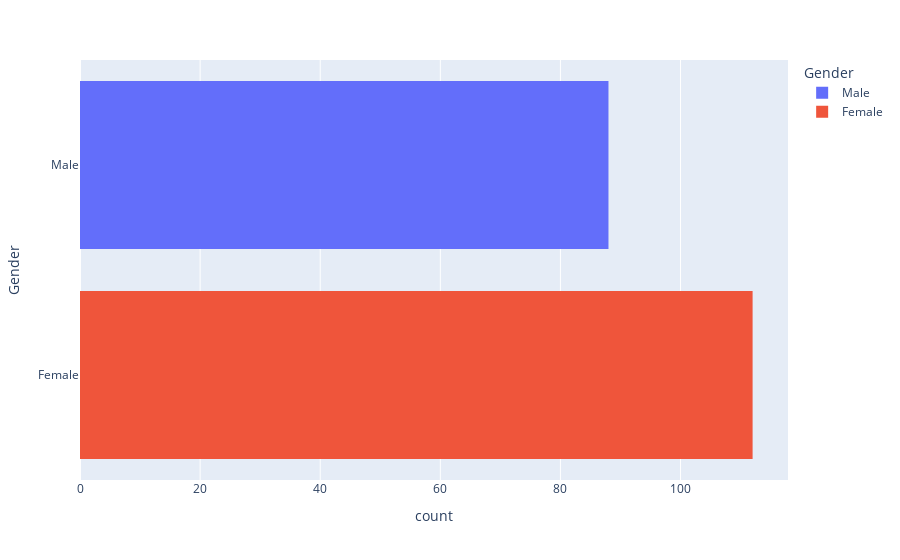

Notebook cell for this chart:
### Markdown cell above
## Exploratory Data Analysis (EDA)

### Code cell
px.histogram(data_frame=data ,y=data['Gender'] , color=data['Gender'])

### Figure 1 — Plotly figure (JSON) as saved in the notebook; plotly's stock layout.template omitted (floating-point values rounded to 4 significant figures)
{"data": [{"alignmentgroup": "True", "bingroup": "y", "hovertemplate": "Gender=%{y}<br>count=%{x}<extra></extra>", "legendgroup": "Male", "marker": {"color": "#636efa", "pattern": {"shape": ""}}, "name": "Male", "offsetgroup": "Male", "orientation": "h", "showlegend": true, "type": "histogram", "xaxis": "x", "y": ["Male", "Male", "Male", "Male", "Male", "Male", "Male", "Male", "Male", "Male", "Male", "Male", "Male", "Male", "Male", "Male", "Male", "Male", "Male", "Male", "Male", "Male", "Male", "Male", "Male", "Male", "Male", "Male", "Male", "Male", "Male", "Male", "Male", "Male", "Male", "Male", "Male", "Male", "Male", "Male", "Male", "Male", "Male", "Male", "Male", "Male", "Male", "Male", "Male", "Male", "Male", "Male", "Male", "Male", "Male", "Male", "Male", "Male", "Male", "Male", "Male", "Male", "Male", "Male", "Male", "Male", "Male", "Male", "Male", "Male", "Male", "Male", "Male", "Male", "Male", "Male", "Male", "Male", "Male", "Male", "Male", "Male", "Male", "Male", "Male", "Male", "Male", "Male"], "yaxis": "y"}, {"alignmentgroup": "True", "bingroup": "y", "hovertemplate": "Gender=%{y}<br>count=%{x}<extra></extra>", "legendgroup": "Female", "marker": {"color": "#EF553B", "pattern": {"shape": ""}}, "name": "Female", "offsetgroup": "Female", "orientation": "h", "showlegend": true, "type": "histogram", "xaxis": "x", "y": ["Female", "Female", "Female", "Female", "Female", "Female", "Female", "Female", "Female", "Female", "Female", "Female", "Female", "Female", "Female", "Female", "Female", "Female", "Female", "Female", "Female", "Female", "Female", "Female", "Female", "Female", "Female", "Female", "Female", "Female", "Female", "Female", "Female", "Female", "Female", "Female", "Female", "Female", "Female", "Female", "Female", "Female", "Female", "Female", "Female", "Female", "Female", "Female", "Female", "Female", "Female", "Female", "Female", "Female", "Female", "Female", "Female", "Female", "Female", "Female", "Female", "Female", "Female", "Female", "Female", "Female", "Female", "Female", "Female", "Female", "Female", "Female", "Female", "Female", "Female", "Female", "Female", "Female", "Female", "Female", "Female", "Female", "Female", "Female", "Female", "Female", "Female", "Female", "Female", "Female", "Female", "Female", "Female", "Female", "Female", "Female", "Female", "Female", "Female", "Female", "Female", "Female", "Female", "Female", "Female", "Female", "Female", "Female", "Female", "Female", "Female", "Female"], "yaxis": "y"}], "layout": {"barmode": "relative", "legend": {"title": {"text": "Gender"}, "tracegroupgap": 0}, "margin": {"t": 60}, "xaxis": {"anchor": "y", "domain": [0, 1], "title": {"text": "count"}}, "yaxis": {"anchor": "x", "categoryarray": ["Female", "Male"], "categoryorder": "array", "domain": [0, 1], "title": {"text": "Gender"}}}}
